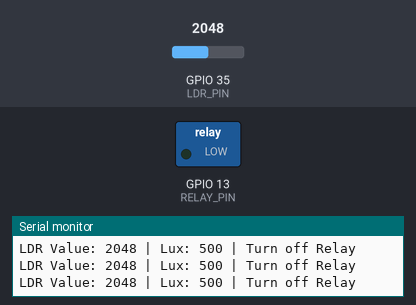
This program was run on a simulated ESP32. Parts: switched loads named in the program (green lamp = pin HIGH), the last lines printed to the serial monitor. The test bench sets the inputs (shaded band); at power-on: GPIO 35 (LDR_PIN) = 2048.

Above: at 1.3 s.
1.4 s: GPIO 35 (LDR_PIN) set to 2835
2.9 s: GPIO 35 (LDR_PIN) set to 2944
At 3.7 s:
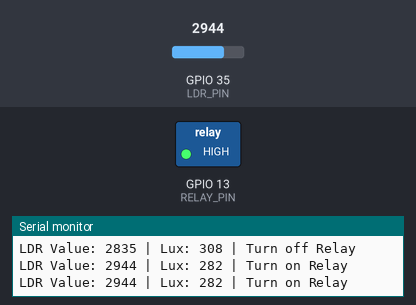
4.5 s: GPIO 35 (LDR_PIN) set to 2866
At 4.9 s:
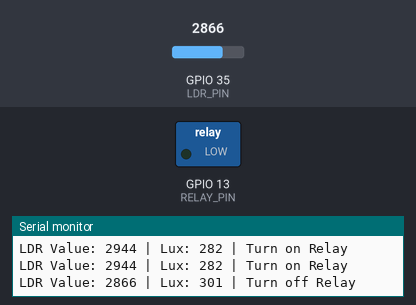
6.0 s: GPIO 35 (LDR_PIN) set to 3603
At 7.2 s:
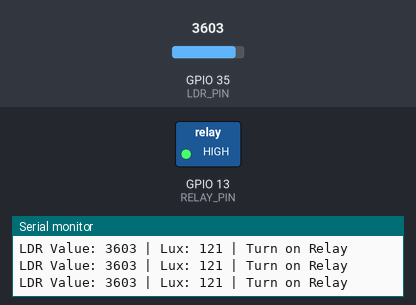
Timing chart, 0 to 8.5 s (numbered marks = the images above; inputs shaded):
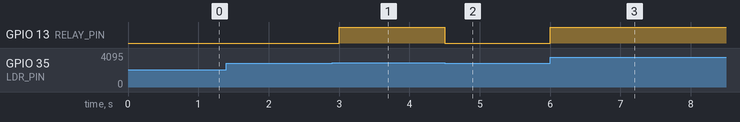

The program:

main.cpp
```cpp
#include <Arduino.h>

#define DARK_THERSHOLD 300

const int LDR_PIN = 35;
const int RELAY_PIN = 13;

int calculateLux(int ldrValue) {
    return map(ldrValue, 0, 4095, 1000, 0);
}

void setup() {
    Serial.begin(115200);
    pinMode(LDR_PIN, INPUT);
    pinMode(RELAY_PIN, OUTPUT);
    digitalWrite(RELAY_PIN, LOW);
}

void loop() {
    int ldrValue = analogRead(LDR_PIN);
    int lux = calculateLux(ldrValue);
    Serial.print("LDR Value: ");
    Serial.print(ldrValue);
    Serial.print(" | Lux: ");
    Serial.print(lux);
    if (lux < DARK_THERSHOLD){
        digitalWrite(RELAY_PIN, HIGH);
        Serial.println(" | Turn on Relay");
    } else {
        digitalWrite(RELAY_PIN, LOW);
        Serial.println(" | Turn off Relay");
    }
    delay(500);
}
```

Measured:
- the behaviour switches between 2870 and 2871 on GPIO 35 (LDR_PIN) (found by bisection; images 0 and 1)
- after the input at 2.9 s, GPIO 13 (RELAY_PIN): LOW → HIGH after 0.10 s
- after the input at 4.5 s, GPIO 13 (RELAY_PIN): HIGH → LOW at once
- after the input at 6.0 s, GPIO 13 (RELAY_PIN): LOW → HIGH at once
